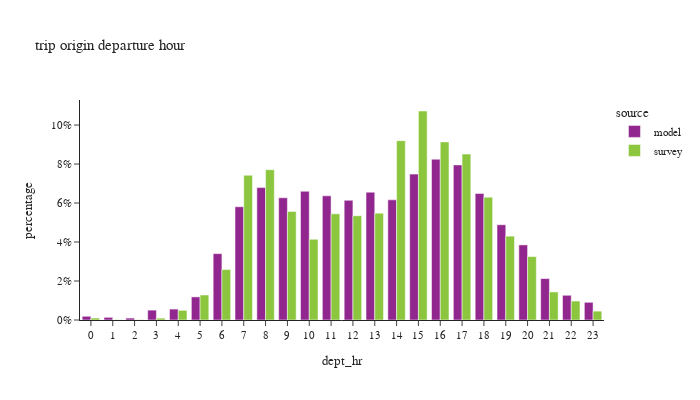

Notebook source saved alongside this figure:
### Code cell
df_plot = df_trip.groupby(['dept_hr','source'])['trexpfac'].agg(sample_count='size', trexpfac='sum').reset_index()
df_plot['percentage'] = df_plot.groupby(['source'], group_keys=False)['trexpfac']. \
    apply(lambda x: x / float(x.sum()))

fig = px.bar(df_plot, x="dept_hr", y="percentage", color="source",
             barmode="group",title="trip origin departure hour",
             hover_data=['trexpfac','sample_count'])
fig.update_layout(height=400, width=700, font=dict(size=11),
                  xaxis = dict(dtick = 1, categoryorder='category ascending'),
                  yaxis=dict(tickformat=".0%"))
fig.show()

### Figure 1 — Plotly figure (JSON) as saved in the notebook; plotly's stock layout.template omitted (floating-point values rounded to 4 significant figures)
{"data": [{"alignmentgroup": "True", "customdata": [[30930.0, 30930.0], [22220.0, 22220.0], [16110.0, 16110.0], [82360.0, 82360.0], [91280.0, 91280.0], [193200.0, 193200.0], [554700.0, 554700.0], [946700.0, 946700.0], [1106000.0, 1106000.0], [1021000.0, 1021000.0], [1076000.0, 1076000.0], [1038000.0, 1038000.0], [1000000.0, 1000000.0], [1068000.0, 1068000.0], [1004000.0, 1004000.0], [1219000.0, 1219000.0], [1344000.0, 1344000.0], [1296000.0, 1296000.0], [1058000.0, 1058000.0], [796300.0, 796300.0], [627400.0, 627400.0], [346100.0, 346100.0], [206600.0, 206600.0], [147800.0, 147800.0]], "hovertemplate": "source=model<br>dept_hr=%{x}<br>percentage=%{y}<br>trexpfac=%{customdata[0]}<br>sample_count=%{customdata[1]}<extra></extra>", "legendgroup": "model", "marker": {"color": "#91268F", "pattern": {"shape": ""}}, "name": "model", "offsetgroup": "model", "orientation": "v", "showlegend": true, "textposition": "auto", "type": "bar", "x": [0, 1, 2, 3, 4, 5, 6, 7, 8, 9, 10, 11, 12, 13, 14, 15, 16, 17, 18, 19, 20, 21, 22, 23], "xaxis": "x", "y": [0.001899, 0.001364, 0.0009891, 0.005056, 0.005603, 0.01186, 0.03405, 0.05811, 0.06791, 0.0627, 0.06603, 0.06369, 0.06138, 0.06555, 0.06164, 0.07484, 0.08248, 0.07954, 0.06491, 0.04888, 0.03851, 0.02125, 0.01268, 0.009075], "yaxis": "y"}, {"alignmentgroup": "True", "customdata": [[14160.0, 37.0], [1901.0, 10.0], [2284.0, 18.0], [13390.0, 31.0], [68940.0, 82.0], [178200.0, 214.0], [359700.0, 676.0], [1032000.0, 1625.0], [1072000.0, 1961.0], [774200.0, 1565.0], [575800.0, 1583.0], [756900.0, 1781.0], [743500.0, 1915.0], [761800.0, 1816.0], [1279000.0, 2135.0], [1491000.0, 2486.0], [1270000.0, 2478.0], [1183000.0, 2609.0], [876200.0, 2047.0], [597800.0, 1460.0], [452200.0, 1035.0], [200100.0, 623.0], [135200.0, 276.0], [63200.0, 133.0]], "hovertemplate": "source=survey<br>dept_hr=%{x}<br>percentage=%{y}<br>trexpfac=%{customdata[0]}<br>sample_count=%{customdata[1]}<extra></extra>", "legendgroup": "survey", "marker": {"color": "#8CC63E", "pattern": {"shape": ""}}, "name": "survey", "offsetgroup": "survey", "orientation": "v", "showlegend": true, "textposition": "auto", "type": "bar", "x": [0, 1, 2, 3, 4, 5, 6, 7, 8, 9, 10, 11, 12, 13, 14, 15, 16, 17, 18, 19, 20, 21, 22, 23], "xaxis": "x", "y": [0.001019, 0.0001367, 0.0001643, 0.0009632, 0.004959, 0.01282, 0.02587, 0.07422, 0.0771, 0.05569, 0.04142, 0.05444, 0.05348, 0.0548, 0.09201, 0.1072, 0.09137, 0.08512, 0.06302, 0.043, 0.03253, 0.0144, 0.009724, 0.004546], "yaxis": "y"}], "layout": {"barmode": "group", "font": {"size": 11}, "height": 400, "legend": {"title": {"text": "source"}, "tracegroupgap": 0}, "title": {"text": "trip origin departure hour"}, "width": 700, "xaxis": {"anchor": "y", "categoryorder": "category ascending", "domain": [0.0, 1.0], "dtick": 1, "title": {"text": "dept_hr"}}, "yaxis": {"anchor": "x", "domain": [0.0, 1.0], "tickformat": ".0%", "title": {"text": "percentage"}}}}
